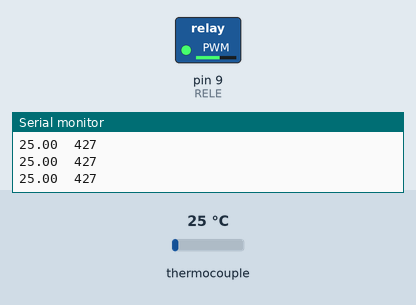
Simulated run of this sketch. Board: Arduino Uno, built with avr-gcc and run on an emulated ATmega328P. On the bench: switched loads named in the sketch (green lamp = pin HIGH), the last lines printed to the serial monitor. Wiring (inferred from the names in the program): MAX6675 thermocouple converter: CS pin 10; MISO pin 12; SCK pin 13. Inputs (shaded band) come from the test bench; at power-on: thermocouple 25 °C. Pins used as bus, display or sensor lines are not drawn.

Above: at 2.2 s.
2.3 s: thermocouple set to 6 °C
At 2.64 s:
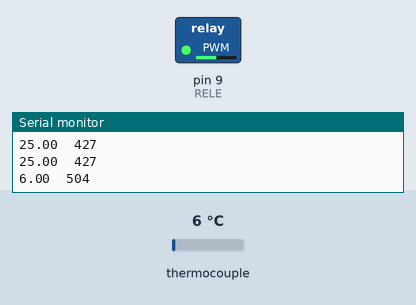
4.2 s: thermocouple set to 75 °C
At 5.4 s:
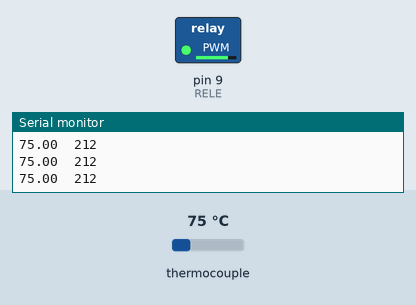
Timing chart, 0 to 7.2 s (numbered marks = the images above; inputs shaded):
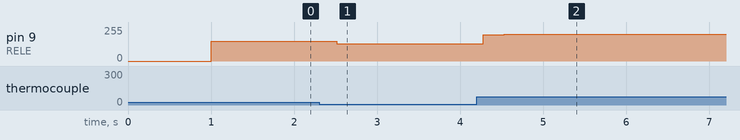

Measured:
- after the input at 2.3 s, pin 9 (RELE): 149/255 → 129/255 after 0.21 s, → 128/255 0.25 s later
- after the input at 4.2 s, pin 9 (RELE): 128/255 → 198/255 after 0.08 s, → 202/255 0.25 s later

The sketch:

control_temp_termocupla.ino
```cpp
/*
 * Termocupla MAX6675
 * Para tener una comunicacion por hardware SPI especifico hay que usar
 * los siguientes pines
 * SCK (Source Clock) = 13
 * CS (Chip Select) = 10
 * MISO (Master IN Slave OUT) = 12
 */

 /*
  * PWM
  * Configurar el registro TCCRB1 (Timer/Counter control register B)
  * de los pines 9 y 10 para ajustar la frecuencia
  * TCCR1B = TCCR1B & B11111000 | B00000101;
  * aplica un prescaler y se obtiene 30.64Hz
  */

#include <SPI.h>
#include <TimerOne.h>
#define MAX6675_CS   10
#define MAX6675_SO   12
#define MAX6675_SCK  13
#define VCC_RELE      8
#define RELE          9
// valores KP, KI, KD

double kp = 4.3;
int Ti = 230;
int Td = 16;

double sumError;
double derError; //Es la derivada del valor a la salida de la planta
const int referencia = 120;
const int outMAX = 1024;
const int outMIN = 0;
unsigned long before;
double anterior;
double actual;
double salida;
int adaptado;

void setup() {
  Timer1.initialize(4000000);  // 1Hz
  Serial.begin(250000);
  pinMode(VCC_RELE, OUTPUT);
  pinMode(RELE, OUTPUT);
  delay(1000);
  anterior = readThermocouple();
}

void loop() {
  unsigned long now = millis();
  int dt = (now - before);
  // calculo de los errores
  actual = readThermocouple(); //temperatura actual
  double error = referencia-actual; // entrada al bloque PID

  // Integral
  sumError += error*dt;
  //anti wind-up
  if (sumError > outMAX) sumError=outMAX;
  else if(sumError< outMIN) sumError=outMIN;

  //Derivada
  derError = (actual-anterior)/dt;

  salida = kp*(error + sumError/Ti + derError*Td);
  //salida = kp*error;
  //salida = kp*(error + sumError/Ti);
  adaptado = constrain(salida, 0, 1023);

  if (salida<1){
    digitalWrite(VCC_RELE,LOW);
  }
  else{
      digitalWrite(VCC_RELE,HIGH);
      Timer1.pwm(RELE, 1023-adaptado);
  }


  //DEBUG
  Serial.print(actual);
  Serial.print("\t");
  Serial.println(adaptado);
  //Serial.print("\t");
  //Serial.print(dt);
  //Serial.print("\t");
  //Serial.println(salida);
  before = now;
  anterior = actual;
  delay(250);
}

double readThermocouple() {

  uint16_t v;
  pinMode(MAX6675_CS, OUTPUT);
  pinMode(MAX6675_SO, INPUT);
  pinMode(MAX6675_SCK, OUTPUT);

  digitalWrite(MAX6675_CS, LOW);
  delay(1);

  // Read in 16 bits,
  //  15    = 0 always
  //  14..2 = 0.25 degree counts MSB First
  //  2     = 1 if thermocouple is open circuit
  //  1..0  = uninteresting status

  v = shiftIn(MAX6675_SO, MAX6675_SCK, MSBFIRST);
  v <<= 8;
  v |= shiftIn(MAX6675_SO, MAX6675_SCK, MSBFIRST);

  digitalWrite(MAX6675_CS, HIGH);
  if (v & 0x4)
  {
    // Bit 2 indicates if the thermocouple is disconnected
    return NAN;
  }

  // The lower three bits (0,1,2) are discarded status bits
  v >>= 3;

  // The remaining bits are the number of 0.25 degree (C) counts
  return v*0.25;
}
```
